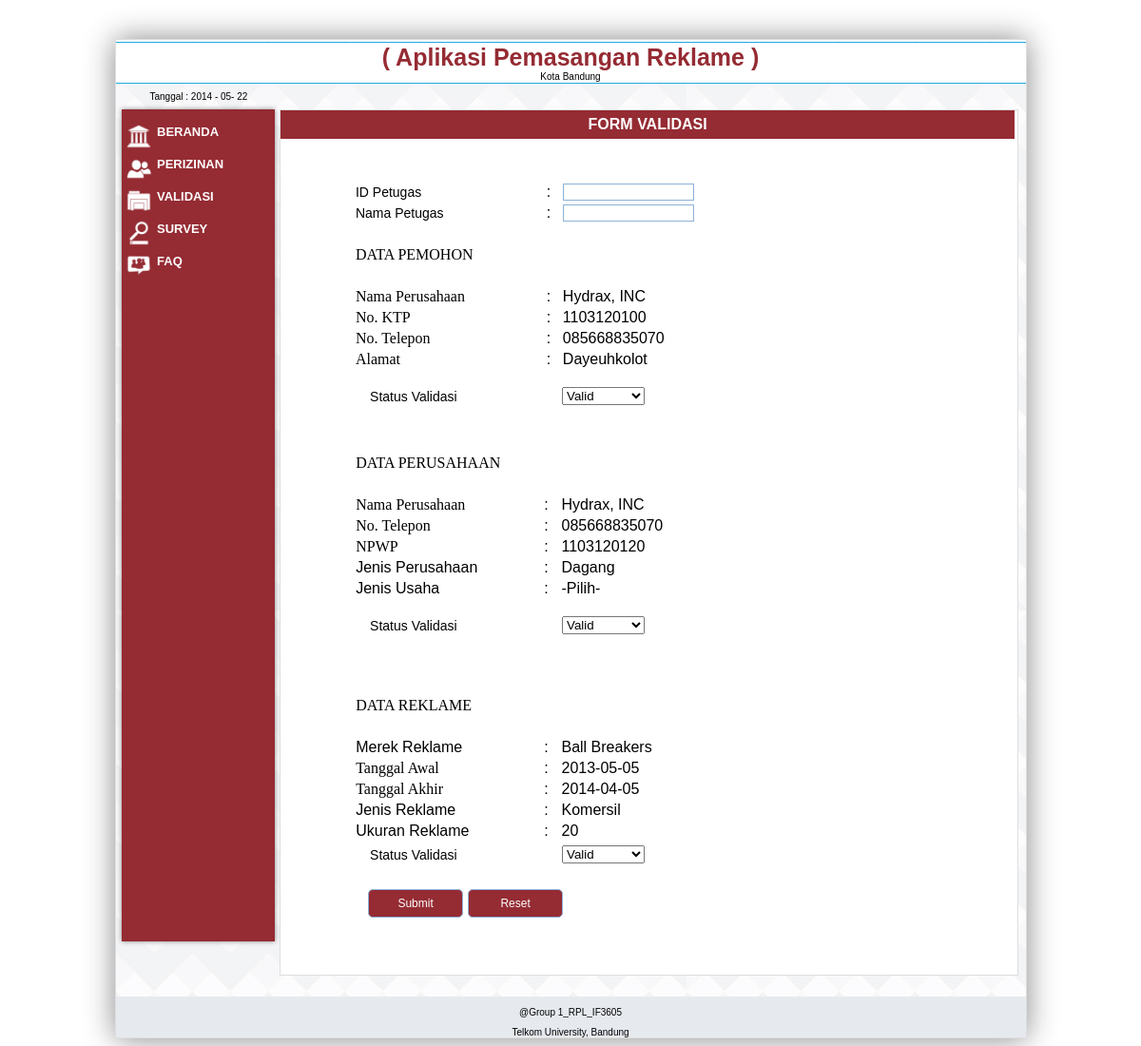
Screenshot of /petugas/index.php?page=validasi&perusahaan=57&reklame=59&pemohon=1103120100 with the database file from the repository.
### tables this page shows
CREATE TABLE IF NOT EXISTS `perusahaan` (
  `id_perusahaan` int(10) NOT NULL AUTO_INCREMENT,
  `nama_perusahaan` varchar(30) NOT NULL,
  `jenis_usaha` varchar(30) NOT NULL,
  `jenis_perusahaan` varchar(30) NOT NULL,
  `no_telp` varchar(15) NOT NULL,
  `NPWP` varchar(20) NOT NULL,
  `status` varchar(20) NOT NULL,
  PRIMARY KEY (`id_perusahaan`),
  UNIQUE KEY `id_perusahaan` (`id_perusahaan`)
);

CREATE TABLE IF NOT EXISTS `pemohon` (
  `no_ktp` varchar(20) NOT NULL,
  `id_perusahaan` int(10) NOT NULL,
  `nama` varchar(30) NOT NULL,
  `email` varchar(25) NOT NULL,
  `alamat` varchar(50) NOT NULL,
  `no_telp` varchar(15) NOT NULL,
  `status` varchar(20) NOT NULL,
  PRIMARY KEY (`no_ktp`),
  UNIQUE KEY `no_ktp` (`no_ktp`),
  UNIQUE KEY `id_perusahaan` (`id_perusahaan`)
);

CREATE TABLE IF NOT EXISTS `reklame` (
  `id_reklame` int(10) NOT NULL AUTO_INCREMENT,
  `merek` varchar(30) NOT NULL,
  `jenis` varchar(30) NOT NULL,
  `ukuran` varchar(20) NOT NULL,
  `id_perusahaan` int(10) NOT NULL,
  `status` varchar(20) NOT NULL,
  PRIMARY KEY (`id_reklame`,`id_perusahaan`),
  UNIQUE KEY `id_reklame` (`id_reklame`),
  KEY `id_perusahaan` (`id_perusahaan`)
);

CREATE TABLE IF NOT EXISTS `dipasang` (
  `id_pemasangan` int(10) NOT NULL AUTO_INCREMENT,
  `tanggal_awal` date NOT NULL,
  `tanggal_akhir` date NOT NULL,
  `id_reklame` int(10) NOT NULL,
  `id_lokasi` int(10) NOT NULL,
  PRIMARY KEY (`id_pemasangan`,`id_reklame`,`id_lokasi`),
  UNIQUE KEY `id_pemasangan` (`id_pemasangan`),
  UNIQUE KEY `id_reklame` (`id_reklame`),
  KEY `id_lokasi` (`id_lokasi`)
);

### petugas/pages/validasi.php (the view, shortened to what this page needs)
<?php
if (isset($_GET['pemohon']) && isset($_GET['perusahaan']) && isset($_GET['reklame'])) {
	$data = true;
	$id_pemohon = $_GET['pemohon'];
	$sql = "SELECT * FROM pemohon WHERE no_ktp='$id_pemohon'";
	$query = mysql_query($sql);
	$row = mysql_fetch_assoc($query);
	$no_ktp = $row['no_ktp'];
	$no_telp_pemohon = $row['no_telp'];
	$alamat = $row['alamat'];
	$id_perusahaan = $_GET['perusahaan'];
	$sql = "SELECT * FROM perusahaan WHERE id_perusahaan='$id_perusahaan'";
	$query = mysql_query($sql);
	$row = mysql_fetch_assoc($query);
	$nama_perusahaan = $row['nama_perusahaan'];
	$no_telp_perusahaan = $row['no_telp'];
	$npwp = $row['NPWP'];
	$jenis_perusahaan = $row['jenis_perusahaan'];
	$jenis_usaha = $row['jenis_usaha'];
	$id_reklame = $_GET['reklame'];
	$sql = "SELECT * FROM reklame WHERE id_reklame='$id_reklame'";
	$query = mysql_query($sql);
	$row = mysql_fetch_assoc($query);
	$merek = $row['merek'];
	$jenis_reklame = $row['jenis'];
	$ukuran = $row['ukuran'];
	$sql = "SELECT * FROM dipasang WHERE id_reklame='$id_reklame'";
	$query = mysql_query($sql);
	$row = mysql_fetch_assoc($query);
	$tanggal_awal = $row['tanggal_awal'];
	$tanggal_akhir = $row['tanggal_akhir'];
}
?>
<FORM METHOD="POST" NAME="input" enctype="multipart/form-data">
<table width="100%" border="0" align="center" valign="middle" cellpadding="0" cellspacing="0">
		<tr height="30px" style="font-size:16px; color:white;">
			<th colspan="4" bgcolor="#952b33">FORM VALIDASI</th>
		</tr>
</table>
<form id="form2" name="form2" method="post" action="">
  <table width="772" border="0">
    <tr>
      <td width="57">&nbsp;</td>
      <td width="157">&nbsp;</td>
      <td width="10">&nbsp;</td>
      <td width="377">&nbsp;</td>
    </tr>
    <tr>
      <td>&nbsp;</td>
      <td>&nbsp;</td>
      <td>&nbsp;</td>
      <td>&nbsp;</td>
    </tr>
    <tr>
      <td>&nbsp;</td>
      <td><span class="style6">ID Petugas</span></td>
      <td>:</td>
      <td><label>
        <input type="text" name="id_petugas" id="id_ptg" />
      </label></td>
    </tr>
    <tr>
      <td>&nbsp;</td>
      <td><span class="style6">Nama Petugas</span></td>
      <td>:</td>
      <td><label>
        <input type="text" name="nama_petugas" id="nama_ptg" />
      </label></td>
    </tr>
    <tr>
      <td>&nbsp;</td>
      <td>&nbsp;</td>
      <td>&nbsp;</td>
      <td>&nbsp;</td>
    </tr>
    <tr>
      <td>&nbsp;</td>
      <td><span class="style16">DATA PEMOHON</span></td>
      <td>&nbsp;</td>
      <td>&nbsp;</td>
    </tr>
    <tr>
      <td>&nbsp;</td>
      <td><span class="style17"></span></td>
      <td>&nbsp;</td>
      <td>&nbsp;</td>
    </tr>
    <tr>
      <td>&nbsp;</td>
      <td><span class="style16">Nama Perusahaan</span></td>
      <td>:</td>
      <td><?php if (isset($data)) { echo $nama_perusahaan; } ?></td>
    </tr>
    <tr>
      <td>&nbsp;</td>
      <td><span class="style16">No. KTP</span></td>
      <td>:</td>
      <td><?php if (isset($data)) { echo $no_ktp; } ?></td>
    </tr>
    <tr>
      <td>&nbsp;</td>
      <td><span class="style16">No. Telepon</span></td>
      <td>:</td>
      <td><?php if (isset($data)) { echo $no_telp_pemohon; } ?></td>
    </tr>
    <tr>
      <td>&nbsp;</td>
      <td><span class="style16">Alamat</span></td>
      <td>:</td>
      <td><?php if (isset($data)) { echo $alamat; } ?></td>
    </tr>
  </table>
  <table width="438" border="0">
    <tr>
      <td width="63">&nbsp;</td>
      <td width="144"><span class="style6">Status Validasi</span></td>
      <td width="101"><select name="status_pemohon" id="validasi" onchange="MM_jumpMenu('parent',this,0)">
        <option>Valid</option>
      </select></td>
    </tr>
  </table>
 <table width="770" border="0" bordercolor="#000000">
    <tr>
      <td width="57">&nbsp;</td>
      <td width="154">&nbsp;</td>
      <td width="11">&nbsp;</td>
      <td width="375">&nbsp;</td>
    </tr>
    <tr>
      <td>&nbsp;</td>
      <td>&nbsp;</td>
      <td>&nbsp;</td>
      <td>&nbsp;</td>
    </tr>
    <tr>
      <td>&nbsp;</td>
      <td><span class="style16">DATA PERUSAHAAN</span></td>
      <td>&nbsp;</td>
      <td>&nbsp;</td>
    </tr>
    <tr>
      <td>&nbsp;</td>
      <td><span class="style17"></span></td>
      <td>&nbsp;</td>
      <td>&nbsp;</td>
    </tr>
    <tr>
      <td>&nbsp;</td>
      <td><span class="style16">Nama Perusahaan</span></td>
      <td>:</td>
      <td><?php if (isset($data)) { echo $nama_perusahaan; } ?></td>
    </tr>
    <tr>
      <td>&nbsp;</td>
      <td><span class="style16">No. Telepon</span></td>
      <td>:</td>
      <td><?php if (isset($data)) { echo $no_telp_perusahaan; } ?></td>
    </tr>
    <tr>
      <td>&nbsp;</td>
      <td><span class="style16">NPWP</span></td>
      <td>:</td>
      <td><?php if (isset($data)) { echo $npwp; } ?></td>
    </tr>
    <tr>
      <td>&nbsp;</td>
      <td>Jenis Perusahaan</td>
      <td>:</td>
      <td><?php if (isset($data)) { echo $jenis_perusahaan; } ?></td>
    </tr>
    <tr>
      <td>&nbsp;</td>
      <td>Jenis Usaha</td>
      <td>:</td>
      <td><?php if (isset($data)) { echo $jenis_usaha; } ?></td>
    </tr>
  </table>
  <table width="438" border="0">
    <tr>
      <td width="63">&nbsp;</td>
      <td width="144"><span class="style6">Status Validasi</span></td>
      <td width="101"><select name="status_perusahaan" id="validasi" onchange="MM_jumpMenu('parent',this,0)">
        <option>Valid</option>
      </select></td>
    </tr>
  </table>
  <table width="770" border="0">
    <tr>
      <td width="57">&nbsp;</td>
      <td width="154">&nbsp;</td>
      <td width="11">&nbsp;</td>
      <td width="375">&nbsp;</td>
    </tr>
    <tr>
      <td>&nbsp;</td>
      <td>&nbsp;</td>
      <td>&nbsp;</td>
      <td>&nbsp;</td>
    </tr>
    <tr>
      <td>&nbsp;</td>
      <td><span class="style16">DATA REKLAME</span></td>
      <td>&nbsp;</td>
      <td>&nbsp;</td>
    </tr>
    <tr>
      <td>&nbsp;</td>
      <td><span class="style17"></span></td>
      <td>&nbsp;</td>
      <td>&nbsp;</td>
    </tr>
    <tr>
      <td>&nbsp;</td>
      <td>Merek Reklame</td>
      <td>:</td>
      <td><?php if (isset($data)) { echo $merek; } ?></td>
    </tr>
    <tr>
      <td>&nbsp;</td>
      <td><span class="style16">Tanggal Awal</span></td>
      <td>:</td>
      <td><?php if (isset($data)) { echo $tanggal_awal; } ?></td>
    </tr>
    <tr>
      <td>&nbsp;</td>
      <td><span class="style16">Tanggal Akhir</span></td>
      <td>:</td>
      <td><?php if (isset($data)) { echo $tanggal_akhir; } ?></td>
    </tr>
    <tr>
      <td>&nbsp;</td>
      <td>Jenis Reklame</td>
      <td>:</td>
      <td><?php if (isset($data)) { echo $jenis_reklame; } ?></td>
    </tr>
    <tr>
      <td>&nbsp;</td>
      <td>Ukuran Reklame</td>
      <td>:</td>
      <td><?php if (isset($data)) { echo $ukuran; } ?></td>
    </tr>
  </table>
  <table width="438" border="0">
    <tr>
      <td width="63">&nbsp;</td>
      <td width="144"><span class="style6">Status Validasi</span></td>
      <td width="101"><select name="status_reklame" id="validasi" onchange="MM_jumpMenu('parent',this,0)">
        <option>Valid</option>
      </select></td>
    </tr>
  </table>
  <table width="438" border="0">
    <tr>
      <td width="80">&nbsp;</td>
      <td width="348"><input type="submit" name="submit" value="Submit" id="tombol">
	  &nbsp;<input type="reset" name="reset" value="Reset" id="tombol"></td>
    </tr>
  </table>
  <p>&nbsp;</p>
  <tr>
      <td>&nbsp;</td>
      <td>&nbsp;</td>
  </tr>
</form>

### petugas/index.php (shortened to what this page needs)
<html>
	<head>
		<link href="asset/style.css" rel="stylesheet" type="text/css">
	</head>
	<body>
		<br>
		<br>
		<br>
		<table width="959" border="0" align="center" cellpadding="0" cellspacing="0" background='asset/bg1.jpg' id="tabel">
		<tr><td width="10" height="2"></td><td width="250"></td><td width="9"></td><td width="619"></td><td width="17"></td></tr>
		<tr   bgcolor="#23a8e0"><td height="1"></td><td></td><td></td><td></td><td></td></tr>
		<tr   bgcolor="white"><td height="1"></td><td></td><td></td><td></td><td></td></tr>
		<tr   bgcolor="#FFFFFF"><td height="19" colspan="30"><div align="center"><span class="header"><span class="style1">( Aplikasi Pemasangan Reklame )</span><br>
        </span>Kota Bandung</div></td></tr>
		<tr   bgcolor="white"><td height="1" colspan="30"></td></tr>
		<tr   bgcolor="#23a8e0"><td height="1" colspan="30"></td></tr>
		<tr>
			<td>&nbsp;</td>
			<td height="27"  ><div align="center"><? echo" Tanggal : ".date("Y - m- d");?></div></td>
			<td>&nbsp;</td>
			<td align="right">&nbsp;</td>
		  <td>&nbsp;</td>
		</tr>
		<tr  >
			<td rowspan="4"  >&nbsp;</td>
			<td rowspan="4" valign="top"  >
			<table width="769" border="0" cellspacing="0" cellpadding="0" id="tabel2">
			<tr>
				<td width="594" height="89">
				<?php
				$page = (isset($_GET['page']))? $_GET['page'] : "beranda";
				switch ($page) {
					case 'validasi': include "pages/validasi.php"; break;
				}
				?>				</td>
			</tr>
			</table>			</td>
			<td rowspan="4">&nbsp;</td>
		</tr>
		<tr>
			<td>&nbsp;&nbsp;</td>
			<td align="left" id="menu" valign="top">
			<table width="101%" border="0" align="center" valign="middle">
				<tr><td > </td></tr>
				<tr><td height="4"> </td></tr>
				<tr id="utama"> <td height="32">
					<strong><img src="asset/home.png" width="30" height="30" align="middle">
					<a color="white" href="index.php?page=beranda" title="Halaman Awal" style="text-decoration: none;" ><font color="white">BERANDA&nbsp;&nbsp;&nbsp;&nbsp;&nbsp;&nbsp;&nbsp;&nbsp;&nbsp;&nbsp;&nbsp;&nbsp;&nbsp;&nbsp;</font></a></strong></td>
				</tr>
       			<tr id="utama"> <td height="32">
					<strong><img src="asset/wl.jpg" width="30" height="30" align="middle">
					<a color="white" href="index.php?page=daftar" title="Halaman Awal" style="text-decoration: none;" ><font color="white">PERIZINAN</font><font color="white"></font></a></strong></td>
			  </tr>
				<tr id="utama"> <td>
					<strong><img src="asset/lihat.png" width="30" height="30" align="middle">
					<a href="index.php?page=validasi" title="Validasi" style="text-decoration: none;" ><font color="white">VALIDASI</font><font color="white">&nbsp;&nbsp;&nbsp;&nbsp;&nbsp;&nbsp;&nbsp;&nbsp;&nbsp;&nbsp;</font></a></strong><br>
					 </td>
				</tr>
                <tr id="utama"> <td>
					<strong><img src="asset/cari.png" width="30" height="30" align="middle">
					<a href="index.php?page=survey" title="Survey" style="text-decoration: none;" ><font color="white">SURVEY</font><font color="white">&nbsp;&nbsp;&nbsp;&nbsp;&nbsp;&nbsp;&nbsp;&nbsp;&nbsp;</font></a></strong><br>
					</td>
				</tr>
				<tr id="utama"> <td>
					<strong><img src="asset/about.png" width="30" height="30" align="middle">
					<a href="index.php?page=faq" title="FAQ" style="text-decoration: none;" ><font color="white"> FAQ &nbsp;&nbsp;&nbsp;&nbsp;&nbsp;&nbsp;&nbsp;&nbsp;&nbsp;&nbsp;&nbsp;&nbsp;&nbsp;&nbsp;&nbsp;&nbsp;&nbsp;&nbsp;&nbsp;&nbsp;&nbsp;</font></a></strong><br>
					</td>
				</tr>
				<tr><td height="4"> </td></tr>
				<tr> <td></td></tr>
				<tr><td > </td></tr>
		  </table>			</td>
		</tr>
		<tr  ><td height="24"  >&nbsp;</td></tr>
		<tr  ><td height="12"  >&nbsp;</td></tr>
		<tr  ><td  >&nbsp;</td><td height="22"  >&nbsp;</td><td  >&nbsp;</td><td  >&nbsp;</td><td  >&nbsp;</td></tr>
		<tr bgcolor="#e6eaef"  >
			<td height="39" colspan="5"  ><div align="center">
			  <p><br>
			@Group 1_RPL_IF3605</p>
			  <p>Telkom University, Bandung</p>
			</div>			</td>
		</tr>
	</table>
	</body>
</html>

### petugas/asset/style.css (style rules this page uses)
#utama { font-family: Arial; height:10px; width:auto; clear:both; font-size: 13px; color: white; text-decoration: none; padding: 10px 15px 10px 15px; }
#menu { width:200px; background-color:#952b33; -moz-box-shadow: 0 0 5px #888; -webkit-box-shadow: 0 0 5px#888; box-shadow: 0 0 5px #888; }
body { font-family: Verdana, Arial, Helvetica, sans-serif; font-size: 10px; }
#tabel { font-family: Verdana, Arial, Helvetica, sans-serif; font-size: 10px; border: 1px solid #dedede; background-color:white; -moz-box-shadow: 0 0 30px #888; -webkit-box-shadow: 0 0 30px#888; box-shadow: 0 0 30px #888; }
#tabel2 { font-family:Arial; font-size:12px; border:1px solid #dedede; background-color:white; }
#tombol { font-size: 12px; margin-left:5px; margin-bottom:5px; margin-top:5px; height:30px; width:100px; color:white; float:left; background-color:#952b33; border-radius:5px; }
.header { font-family: Arial, Helvetica, sans-serif; font-size: 25px; color: #0093dd; font-weight: bold; }
input { font-family: Verdana, Arial, Helvetica, sans-serif; font-size: 10px; color: #8BB2D9; height: 18px; border: 1px solid #8BB2D9; }

### petugas/index.php (style rules this page uses)
.style1 { color: #952b33 }

### petugas/pages/validasi.php (style rules this page uses)
.style16 { font-family: "Times New Roman", Times, serif; font-size: 16; }

### rows the page displays
perusahaan: nama_perusahaan "Hydrax, INC", no_telp "085668835070", NPWP "1103120120", jenis_perusahaan "Dagang", jenis_usaha "-Pilih-"
pemohon: no_ktp "1103120100", no_telp "085668835070", alamat "Dayeuhkolot"
reklame: merek "Ball Breakers", jenis "Komersil", ukuran "20"
dipasang: tanggal_awal "2013-05-05", tanggal_akhir "2014-04-05"
